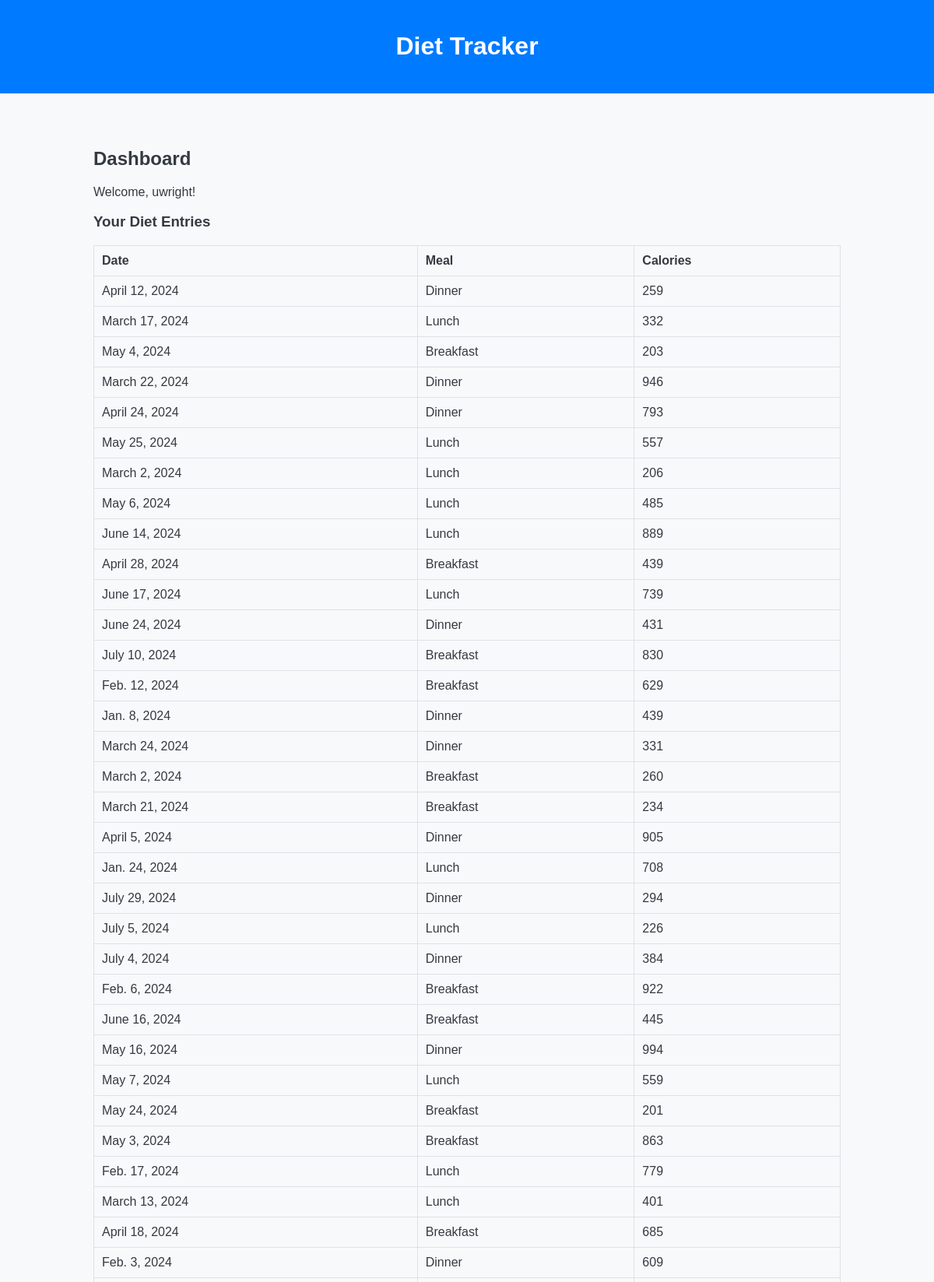
The app's page /dashboard/ (signed in, upper part) with its own data.
### dietapp/models.py (models this page shows, shortened)
class DietEntry(models.Model):
    user = models.ForeignKey(User, on_delete=models.CASCADE)
    date = models.DateField()
    meal = models.CharField(max_length=255)
    calories = models.IntegerField()

### dietapp/views.py (the view)
# urls.py: path("dashboard/", dashboard_view, name="dashboard"),
@login_required
def dashboard_view(request):
    diet_entries = DietEntry.objects.filter(user=request.user)
    return render(request, "dashboard.html", {"diet_entries": diet_entries})

### dietapp/templates/dashboard.html (shortened to what this page needs)
{% extends 'base.html' %}
{% block content %}
<h2>Dashboard</h2>
<p>Welcome, {{ user.username }}!</p>
<h3>Your Diet Entries</h3>
<table>
    <tr>
        <th>Date</th>
        <th>Meal</th>
        <th>Calories</th>
    </tr>
    {% for entry in diet_entries %}
    <tr>
        <td>{{ entry.date }}</td>
        <td>{{ entry.meal }}</td>
        <td>{{ entry.calories }}</td>
    </tr>
    {% endfor %}
</table>
{% endblock %}

### dietapp/templates/base.html (shortened to what this page needs)
{% load static %}
<!DOCTYPE html>
<html lang="en">
<head>
    <link rel="stylesheet" href="{% static 'css/styles.css' %}">
</head>
<body>
    <header>
        <h1>Diet Tracker</h1>
    </header>
    <div class="container">
        {% block content %}
        {% endblock %}
    </div>
</body>
</html>

### dietapp/static/css/styles.css (style rules this page uses)
body { font-family: Arial, sans-serif; background-color: #f8f9fa; color: #343a40; margin: 0; padding: 0; min-height: 100vh; display: flex; flex-direction: column; }
.container { width: 80%; margin: 0 auto; padding-top: 50px; flex: 1; }
header { background-color: #007bff; padding: 20px; text-align: center; color: white; }
table { width: 100%; border-collapse: collapse; }
table, th, td { border: 1px solid #dee2e6; }
th, td { padding: 10px; text-align: left; }

### records on screen
DietEntry: date "April 12, 2024", meal "Dinner", calories "259"
DietEntry: date "March 17, 2024", meal "Lunch", calories "332"
DietEntry: date "May 4, 2024", meal "Breakfast", calories "203"
DietEntry: date "March 22, 2024", meal "Dinner", calories "946"
DietEntry: date "April 24, 2024", meal "Dinner", calories "793"
DietEntry: date "May 25, 2024", meal "Lunch", calories "557"
DietEntry: date "March 2, 2024", meal "Lunch", calories "206"
DietEntry: date "May 6, 2024", meal "Lunch", calories "485"
DietEntry: date "June 14, 2024", meal "Lunch", calories "889"
DietEntry: date "April 28, 2024", meal "Breakfast", calories "439"
DietEntry: date "June 17, 2024", meal "Lunch", calories "739"
DietEntry: date "June 24, 2024", meal "Dinner", calories "431"
DietEntry: date "July 10, 2024", meal "Breakfast", calories "830"
DietEntry: date "Feb. 12, 2024", meal "Breakfast", calories "629"
DietEntry: date "Jan. 8, 2024", meal "Dinner", calories "439"
DietEntry: date "March 24, 2024", meal "Dinner", calories "331"
DietEntry: date "March 2, 2024", meal "Breakfast", calories "260"
DietEntry: date "March 21, 2024", meal "Breakfast", calories "234"
DietEntry: date "April 5, 2024", meal "Dinner", calories "905"
DietEntry: date "Jan. 24, 2024", meal "Lunch", calories "708"
DietEntry: date "July 29, 2024", meal "Dinner", calories "294"
DietEntry: date "July 5, 2024", meal "Lunch", calories "226"
DietEntry: date "July 4, 2024", meal "Dinner", calories "384"
DietEntry: date "Feb. 6, 2024", meal "Breakfast", calories "922"
DietEntry: date "June 16, 2024", meal "Breakfast", calories "445"
DietEntry: date "May 16, 2024", meal "Dinner", calories "994"
DietEntry: date "May 7, 2024", meal "Lunch", calories "559"
DietEntry: date "May 24, 2024", meal "Breakfast", calories "201"
DietEntry: date "May 3, 2024", meal "Breakfast", calories "863"
DietEntry: date "Feb. 17, 2024", meal "Lunch", calories "779"
DietEntry: date "March 13, 2024", meal "Lunch", calories "401"
DietEntry: date "April 18, 2024", meal "Breakfast", calories "685"
DietEntry: date "Feb. 3, 2024", meal "Dinner", calories "609"

### other values on screen
{{ user.username }} "uwright"
